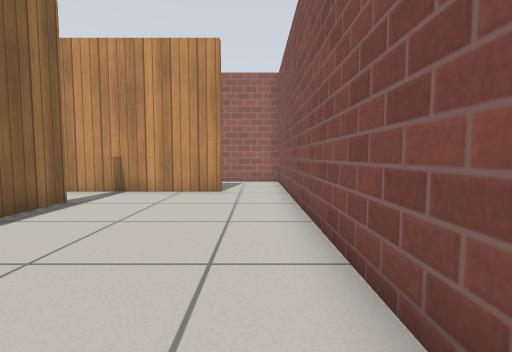
[1] (above)

12 first-person views from a walk through a world built for the Gazebo simulator. The camera is 0.59 m above the floor, tilts 4° down and sees 85° across. The floor is counted in squares, 0.5 m on a side. Each view is taken from the middle of a square. On the plan, view 1 faces up. The plan holds only what a view shows up to about 12 squares ahead; the rest is blank. Robots are left out. Simple patterns stand in for the simulator's built-in surfaces.

[2]
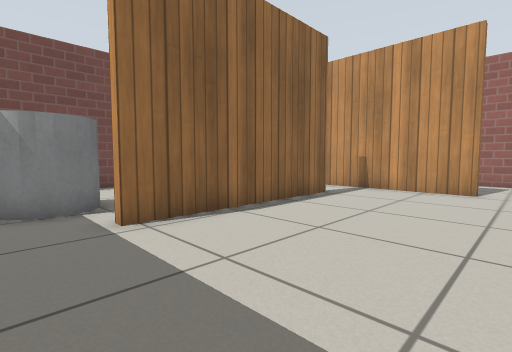

[3]
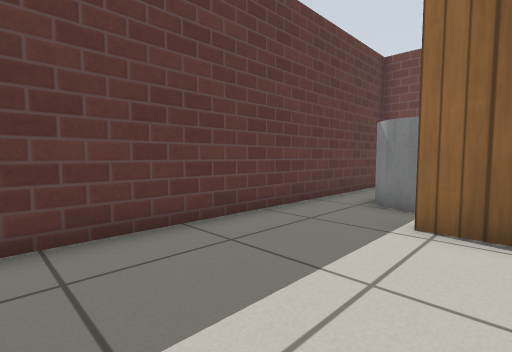

[4]
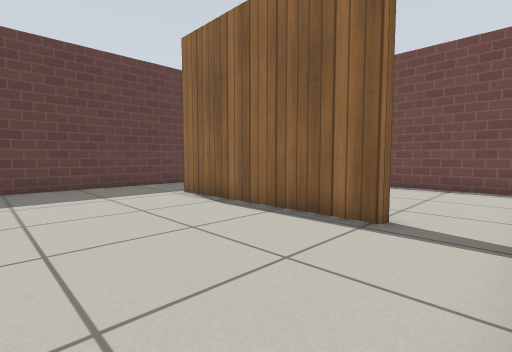

[5]
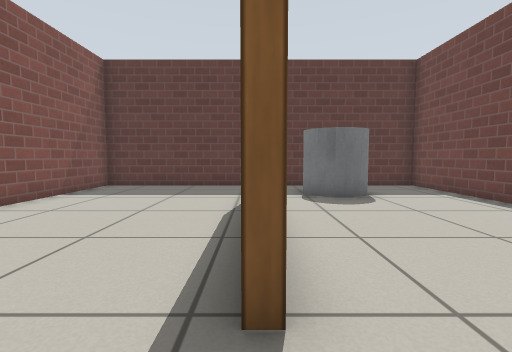

[6]
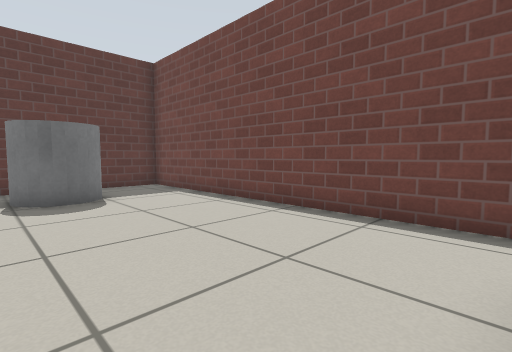

[7]
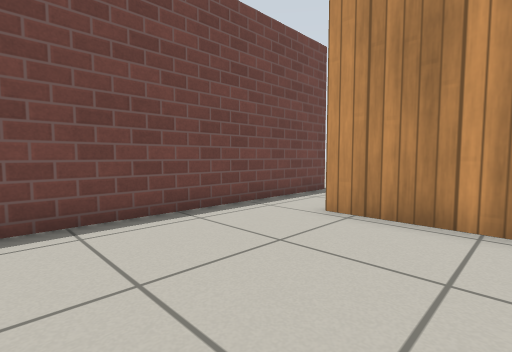

[8]
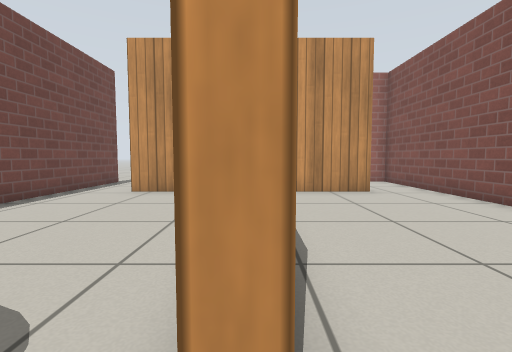

[9]
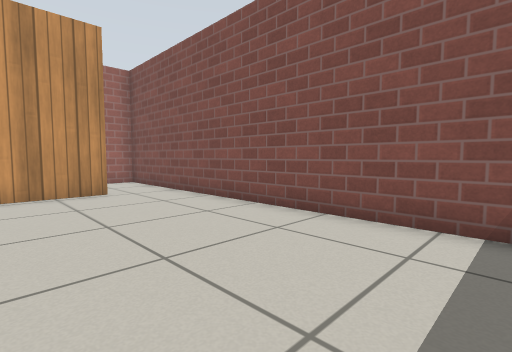

[10]
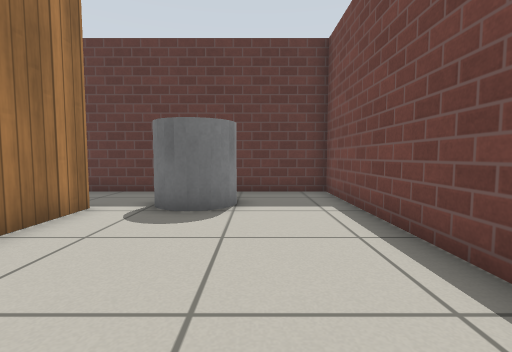

[11]
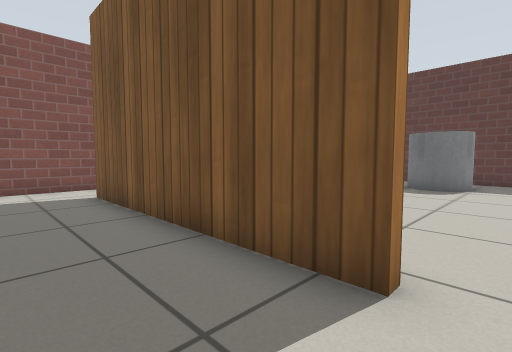

[12]
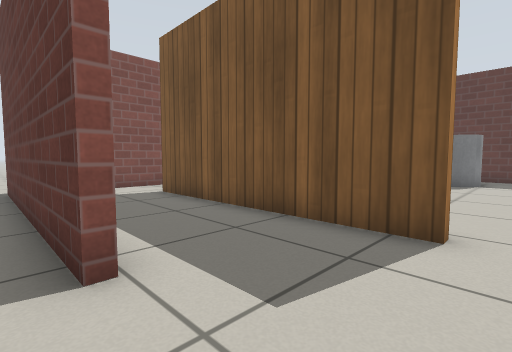

### Floor plan
Points are (right, up) in squares from view 1. A wall is a line through its corners. A room is listed if a view was taken in it or the views show most of it. See-through windows are left out.
Room 1 (views 1, 2, 3, 4, 5, 8, 9)
walls: (-4.9, 7.2) (-4.9, 0.6); (-1.1, 9.3) (-5.6, 9.3); (-5.4, -2.3) (1, -2.3) (1, 10.6)
ways out: opening at (-5, -0.5) to room 2; opening at (-5, 8.5) to room 2; opening at (-0.5, 10) to room 3
Room 2 (views 6, 7, 10)
walls: (-5.2, 0.6) (-5.2, 3); (-5.6, 9.3) (-9.3, 9.3); (-11.4, 10.5) (-11.4, -2.3) (-5.4, -2.3)
ways out: opening at (-5, -0.5) to room 1; opening at (-5, 8.5) to room 1; opening at (-10, 10) to room 3
objects: grey cylinder (-8, -1) to (-7, 1)
Room 3 (views 11, 12)
walls: (0.1, 13.1) (-1.6, 13.1); (1, 10.6) (1, 12.1); (-7.3, 13.4) (1.4, 13.4); (-9.3, 9.6) (-1.1, 9.6); (-11.4, 13) (-11.4, 10.5)
ways out: opening at (-0.5, 10) to room 1; opening at (-10, 10) to room 2

Positions as (right, up) in squares from view 1, and headings:
1: (0, 0), facing up
2: (0, -1), facing up-left
3: (0, 2), facing down-left
4: (0, 9), facing down-left
5: (-5, 9), facing down
6: (-6, 9), facing down-left
7: (-6, 4), facing up-left
8: (-5, 0), facing up
9: (-4, 0), facing up-right
10: (-9, 7), facing down
11: (-10, 12), facing down-right
12: (-10, 14), facing down-right
